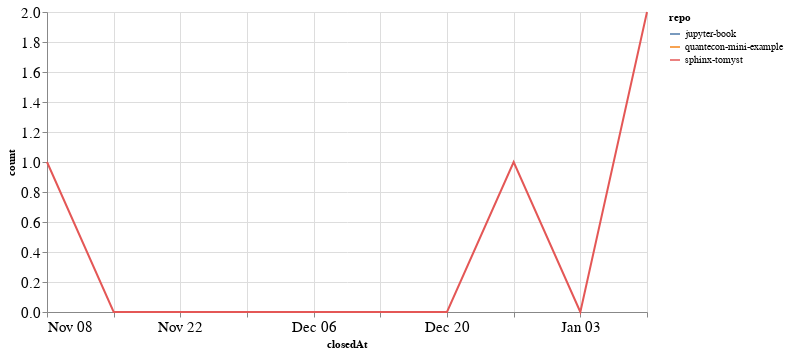

The notebook cell saved with this chart:
### Code cell
closed_by_time = closed_by.groupby('repo').resample('W', on='closedAt').count()['author'].reset_index()
closed_by_time = closed_by_time.rename(columns={'author': 'count'})

alt.Chart(closed_by_time, width=600).mark_line().encode(
    x='closedAt',
    y='count',
    color='repo',
    tooltip="repo"
)

### Figure 1 — Vega-Lite specification as saved in the notebook (floating-point values rounded to 4 significant figures)
{"config": {"axisLeft": {"labelFontSize": 15}, "axisBottom": {"labelFontSize": 15}}, "data": {"name": "data-d235533cc41400fc9b8df121d99e1b79"}, "mark": "line", "encoding": {"color": {"type": "nominal", "field": "repo"}, "tooltip": {"type": "nominal", "field": "repo"}, "x": {"type": "temporal", "field": "closedAt"}, "y": {"type": "quantitative", "field": "count"}}, "width": 600, "$schema": "https://vega.github.io/schema/vega-lite/v4.8.1.json", "datasets": {"data-d235533cc41400fc9b8df121d99e1b79": [{"repo": "jupyter-book", "closedAt": "2020-12-27T00:00:00", "count": 2}, {"repo": "quantecon-mini-example", "closedAt": "2020-11-22T00:00:00", "count": 2}, {"repo": "sphinx-tomyst", "closedAt": "2020-11-08T00:00:00", "count": 1}, {"repo": "sphinx-tomyst", "closedAt": "2020-11-15T00:00:00", "count": 0}, {"repo": "sphinx-tomyst", "closedAt": "2020-11-22T00:00:00", "count": 0}, {"repo": "sphinx-tomyst", "closedAt": "2020-11-29T00:00:00", "count": 0}, {"repo": "sphinx-tomyst", "closedAt": "2020-12-06T00:00:00", "count": 0}, {"repo": "sphinx-tomyst", "closedAt": "2020-12-13T00:00:00", "count": 0}, {"repo": "sphinx-tomyst", "closedAt": "2020-12-20T00:00:00", "count": 0}, {"repo": "sphinx-tomyst", "closedAt": "2020-12-27T00:00:00", "count": 1}, {"repo": "sphinx-tomyst", "closedAt": "2021-01-03T00:00:00", "count": 0}, {"repo": "sphinx-tomyst", "closedAt": "2021-01-10T00:00:00", "count": 2}]}}
